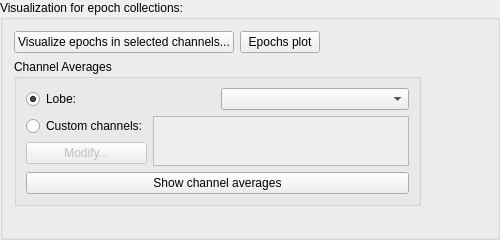
              <widget class="QGroupBox" name="groupBoxAvailableAveraging_2">
               <property name="geometry">
                <rect>
                 <x>10</x>
                 <y>510</y>
                 <width>500</width>
                 <height>240</height>
                </rect>
               </property>
               <property name="minimumSize">
                <size>
                 <width>0</width>
                 <height>0</height>
                </size>
               </property>
               <property name="maximumSize">
                <size>
                 <width>500</width>
                 <height>240</height>
                </size>
               </property>
               <property name="title">
                <string>Visualization for epoch collections:</string>
               </property>
               <layout class="QFormLayout" name="formLayout_12">
                <property name="fieldGrowthPolicy">
                 <enum>QFormLayout::AllNonFixedFieldsGrow</enum>
                </property>
                <item row="2" column="0">
                 <widget class="QGroupBox" name="groupBoxChannelAverages_4">
                  <property name="minimumSize">
                   <size>
                    <width>0</width>
                    <height>50</height>
                   </size>
                  </property>
                  <property name="title">
                   <string>Channel Averages</string>
                  </property>
                  <layout class="QFormLayout" name="formLayout_21">
                   <property name="fieldGrowthPolicy">
                    <enum>QFormLayout::AllNonFixedFieldsGrow</enum>
                   </property>
                   <item row="0" column="0">
                    <layout class="QVBoxLayout" name="verticalLayout_34">
                     <item>
                      <layout class="QHBoxLayout" name="horizontalLayout_42">
                       <item>
                        <widget class="QRadioButton" name="radioButtonLobe">
                         <property name="text">
                          <string>Lobe:</string>
                         </property>
                         <property name="checked">
                          <bool>true</bool>
                         </property>
                        </widget>
                       </item>
                       <item>
                        <widget class="QComboBox" name="comboBoxLobes"/>
                       </item>
                      </layout>
                     </item>
                     <item>
                      <layout class="QHBoxLayout" name="horizontalLayout_43">
                       <item>
                        <layout class="QVBoxLayout" name="verticalLayout_35">
                         <item>
                          <widget class="QRadioButton" name="radioButtonCustomChannels">
                           <property name="text">
                            <string>Custom channels:</string>
                           </property>
                          </widget>
                         </item>
                         <item>
                          <widget class="QPushButton" name="pushButtonModifyChannels">
                           <property name="enabled">
                            <bool>false</bool>
                           </property>
                           <property name="text">
                            <string>Modify...</string>
                           </property>
                          </widget>
                         </item>
                        </layout>
                       </item>
                       <item>
                        <widget class="QListWidget" name="listWidgetChannels">
                         <property name="enabled">
                          <bool>false</bool>
                         </property>
                         <property name="sizePolicy">
                          <sizepolicy hsizetype="Expanding" vsizetype="Minimum">
                           <horstretch>0</horstretch>
                           <verstretch>0</verstretch>
                          </sizepolicy>
                         </property>
                         <property name="maximumSize">
                          <size>
                           <width>16777215</width>
                           <height>50</height>
                          </size>
                         </property>
                         <property name="toolTip">
                          <string>Displays the selected bad channels.</string>
                         </property>
                         <property name="flow">
                          <enum>QListView::LeftToRight</enum>
                         </property>
                        </widget>
                       </item>
                      </layout>
                     </item>
                     <item>
                      <widget class="QPushButton" name="pushButtonChannelAverages">
                       <property name="text">
                        <string>Show channel averages</string>
                       </property>
                      </widget>
                     </item>
                    </layout>
                   </item>
                  </layout>
                 </widget>
                </item>
                <item row="1" column="0">
                 <layout class="QHBoxLayout" name="horizontalLayout_15">
                  <item>
                   <widget class="QPushButton" name="pushButtonVisualizeEpochChannels">
                    <property name="text">
                     <string>Visualize epochs in selected channels...</string>
                    </property>
                   </widget>
                  </item>
                  <item>
                   <widget class="QPushButton" name="pushButtonEpochsPlot">
                    <property name="text">
                     <string>Epochs plot</string>
                    </property>
                   </widget>
                  </item>
                 </layout>
                </item>
               </layout>
              </widget>
